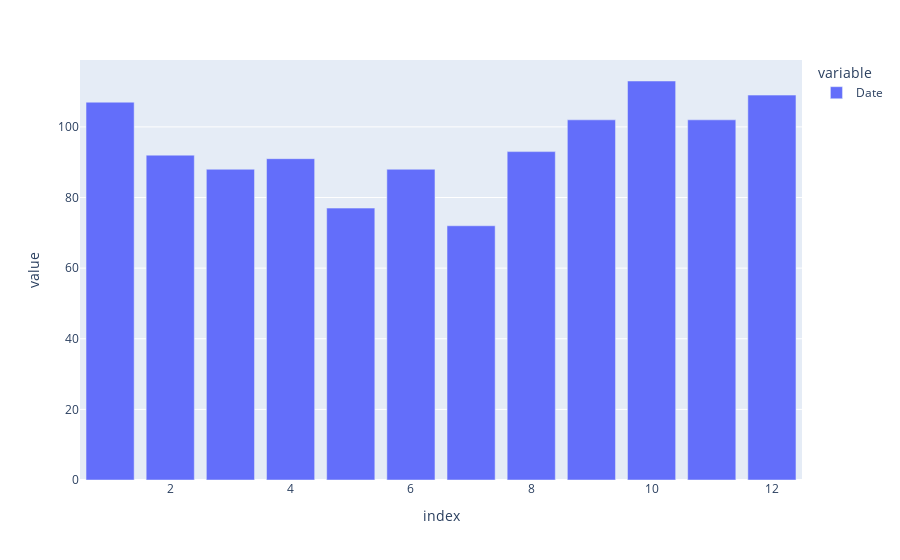

Notebook code for this chart:
### Code cell
px.bar(df[df['Date'].dt.year!=2009]['Date'].dt.month.value_counts().sort_index())

### Figure 1 — Plotly figure (JSON) as saved in the notebook; plotly's stock layout.template omitted (floating-point values rounded to 4 significant figures)
{"data": [{"alignmentgroup": "True", "hovertemplate": "variable=Date<br>index=%{x}<br>value=%{y}<extra></extra>", "legendgroup": "Date", "marker": {"color": "#636efa", "pattern": {"shape": ""}}, "name": "Date", "offsetgroup": "Date", "orientation": "v", "showlegend": true, "textposition": "auto", "type": "bar", "x": [1, 2, 3, 4, 5, 6, 7, 8, 9, 10, 11, 12], "xaxis": "x", "y": [107, 92, 88, 91, 77, 88, 72, 93, 102, 113, 102, 109], "yaxis": "y"}], "layout": {"barmode": "relative", "legend": {"title": {"text": "variable"}, "tracegroupgap": 0}, "margin": {"t": 60}, "xaxis": {"anchor": "y", "domain": [0, 1], "title": {"text": "index"}}, "yaxis": {"anchor": "x", "domain": [0, 1], "title": {"text": "value"}}}}
